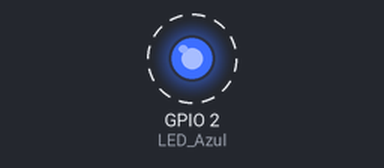
This sketch was run on a simulated ESP32. Parts: output pins drawn as LEDs (lit = HIGH). Dashed ring = blinking.

Above: at 0.2 s.
Timing chart, 0 to 3.0 s (numbered marks = the images above):
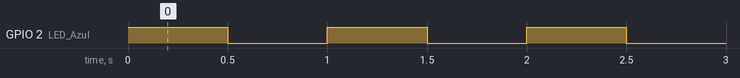

Measured:
- by itself, GPIO 2 (LED_Azul): alternates HIGH for 0.50 s and LOW for 0.50 s

The sketch:

Blink_LED.ino
```cpp
#define LED_Azul 2

void setup() {
  // put your setup code here, to run once:
  //Set pin Mode
  pinMode(LED_Azul, OUTPUT);
}

void loop() {
  // put your main code here, to run repeatedly:
  digitalWrite(LED_Azul, HIGH);
  delay(500);
  digitalWrite(LED_Azul, LOW);
  delay(500);
}

  //ESP32 V.1
```
